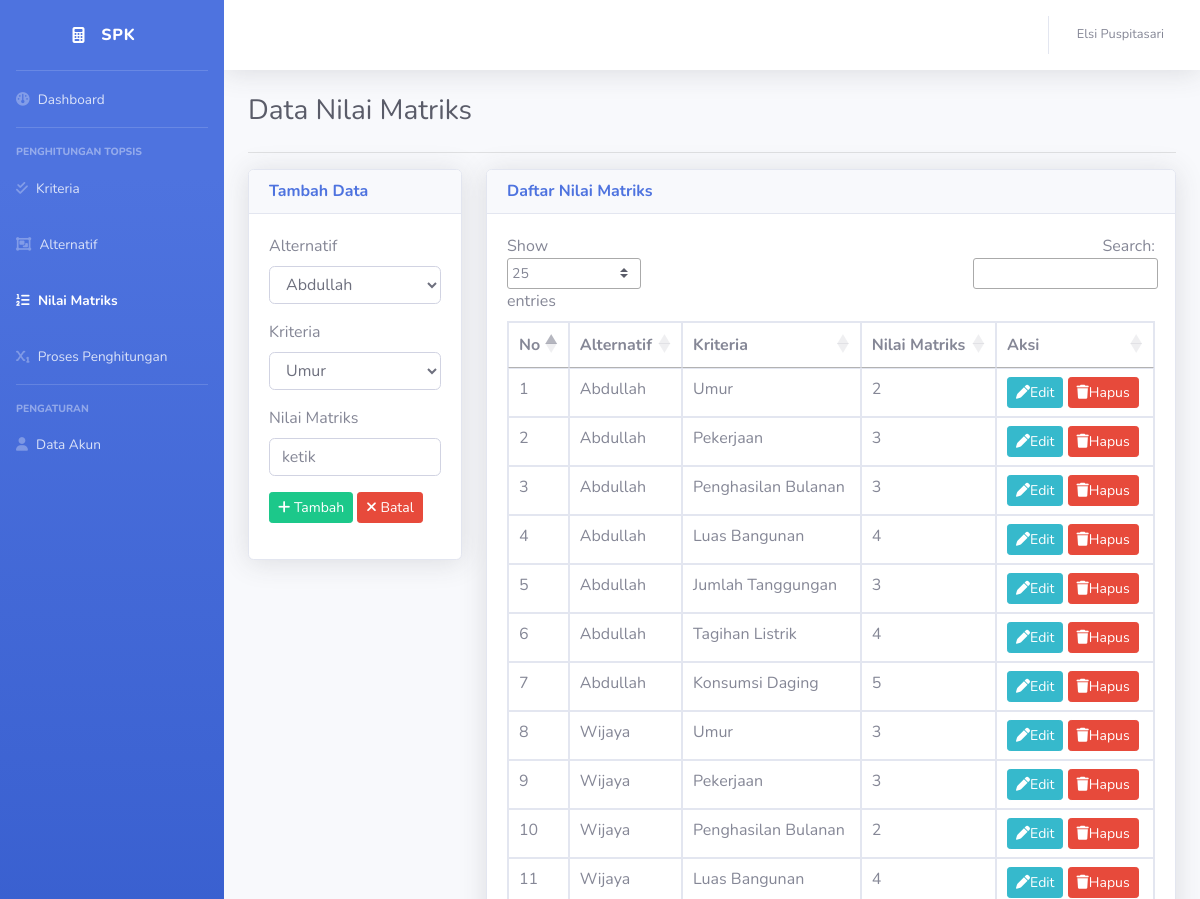
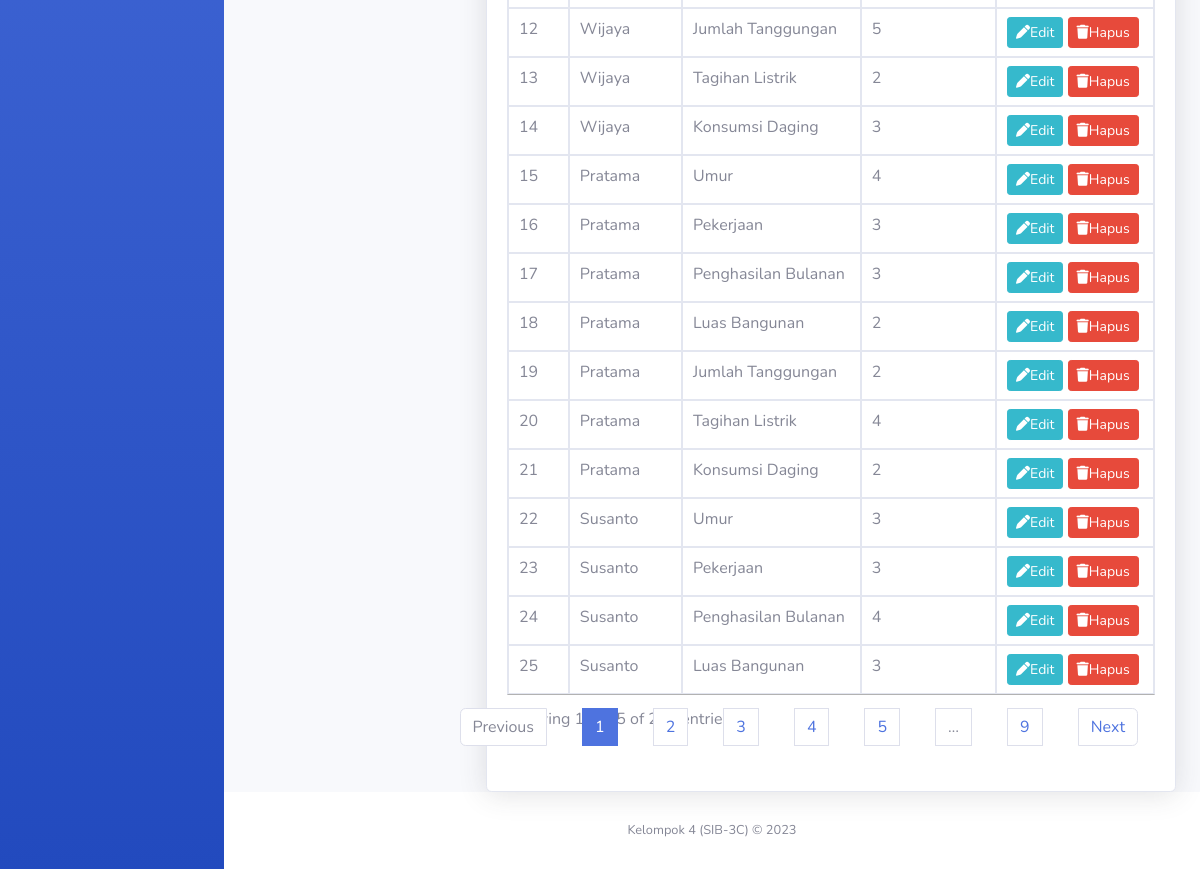
Screenshot of /matriks.php (signed in) with the database file from the repository (2 pictures, top to bottom).
### tables this page shows
CREATE TABLE `sampel` (
  `id_sampel` int NOT NULL,
  `id_alternatif` int NOT NULL,
  `id_kriteria` int NOT NULL,
  `nilai` int NOT NULL
);

CREATE TABLE `alternatif` (
  `id_alternatif` int NOT NULL,
  `nama_alternatif` varchar(50) NOT NULL
);

CREATE TABLE `kriteria` (
  `id_kriteria` int NOT NULL,
  `nama_kriteria` varchar(50) NOT NULL,
  `bobot` int NOT NULL,
  `jenis_kriteria` varchar(20) NOT NULL
);

### matriks.php (the view, shortened to what this page needs)
<!DOCTYPE html>
<html lang="en">
<head>
    <link href="vendor/fontawesome-free-6.5.1-web/css/all.min.css" rel="stylesheet" type="text/css">
    <link href="css/sb-admin-2.min.css" rel="stylesheet">
    <link rel="stylesheet" type="text/css" href="https://cdn.datatables.net/1.10.25/css/jquery.dataTables.min.css">
</head>
<body id="page-top">
    <div id="wrapper">
        <ul class="navbar-nav bg-gradient-primary sidebar sidebar-dark accordion" id="accordionSidebar">
        <a class="sidebar-brand d-flex align-items-center justify-content-center" href="index.php">
            <i class="fa-solid fa-calculator"></i>
            <div class="sidebar-brand-text mx-3">SPK</div>
        </a>
        <hr class="sidebar-divider my-0">
        <li class="nav-item">
            <a class="nav-link" href="index.php">
                <i class="fa-solid fa-gauge"></i>
                <span>Dashboard</span></a>
        </li>
        <hr class="sidebar-divider">
        <div class="sidebar-heading">
            Penghitungan TOPSIS
        </div>
        <li class="nav-item">
            <a class="nav-link collapsed" href="kriteria.php" aria-expanded="true" aria-controls="collapseTwo">
                <i class="fa-solid fa-check-double"></i>
                <span>Kriteria</span>
            </a>
        </li>
        <li class="nav-item">
            <a class="nav-link collapsed" href="alternatif.php" aria-expanded="true" aria-controls="collapseTwo">
                <i class="fa-solid fa-object-group"></i>
                <span>Alternatif</span>
            </a>
        </li>
        <li class="nav-item active">
            <a class="nav-link collapsed" href="matriks.php" aria-expanded="true" aria-controls="collapseTwo">
                <i class="fa-solid fa-list-ol"></i>
                <span>Nilai Matriks</span>
            </a>
        </li>
        <li class="nav-item">
            <a class="nav-link collapsed" href="langkah.php" aria-expanded="true" aria-controls="collapseTwo">
                <i class="fa-solid fa-subscript"></i>
                <span>Proses Penghitungan</span>
            </a>
        </li>
        <hr class="sidebar-divider">
        <div class="sidebar-heading">
            Pengaturan
        </div>
        <li class="nav-item">
            <a class="nav-link" href="akun.php">
            <i class="fa-solid fa-user"></i>
                <span>Data Akun</span></a>
        </li>
        </ul>
        <div id="content-wrapper" class="d-flex flex-column">
            <div id="content">
            <?php include 'topbar.php';
                include 'koneksi.php';
            ?>
                <div class="container-fluid">
                    <div class="d-sm-flex align-items-center justify-content-between mb-4">
                        <h1 class="h3 mb-0 text-gray-800">Data Nilai Matriks</h1>
                    </div>
                    <hr>
                    <div class="row">
                        <div class="col-sm-3">
                            <div class="card shadow">
                                <div class="card-header">
                                    <h6 class="m-0 font-weight-bold text-primary">Tambah Data</h6>
                                </div>
                                <div class="card-body">
                                    <form method="POST" action="#" enctype="multipart/form-data">
                                        <div class="form-group">
                                            <label for="id_alternatif">Alternatif</label>
                                            <select name="id_alternatif" id="id_alternatif" class="form-control">
                                                <?php
                                                    $sql = $mysqli->query("SELECT * FROM alternatif order by id_alternatif");
                                                    while ($dataalter = $sql->fetch_array())
                                                    {
                                                        echo "<option value=\"$dataalter[id_alternatif]\">$dataalter[nama_alternatif]</option>\n";
                                                    }
                                                ?>
                                            </select>
                                        </div>
                                        <div class="form-group">
                                            <label for="id_kriteria">Kriteria</label>
                                            <select name="id_kriteria" id="id_kriteria" class="form-control">
                                                <?php
                                                    $sql = $mysqli->query("SELECT * FROM kriteria order by id_kriteria");
                                                    while ($datakrit = $sql->fetch_array())
                                                    {
                                                        echo "<option value=\"$datakrit[id_kriteria]\">$datakrit[nama_kriteria]</option>\n";
                                                    }
                                                ?>
                                            </select>
                                        </div>
                                        <div class="form-group">
                                            <label for="nilai">Nilai Matriks</label>
                                            <input type="number" name="nilai" id="nilai" required="required" placeholder="ketik" autocomplete="off" class="form-control">
                                        </div>
                                        <div class="form-group">
                                            <button type="submit" class="btn btn-sm btn-success" name="submit"><i class="fa fa-plus"></i> Tambah</button>
                                            <button type="reset" class="btn btn-sm btn-danger"><i class="fa fa-times"></i> Batal</button>
                                        </div>
                                    </form>
                                </div>
                            </div>
                        </div>
                        <div class="col-sm-9">
                            <div class="card shadow">
                                <div class="card-header">
                                    <h6 class="m-0 font-weight-bold text-primary">Daftar Nilai Matriks</h6>
                                </div>
                                <div class="card-body">
                                        <?php
                                            include 'koneksi.php';
                                            $query = "SELECT sampel.id_sampel, sampel.nilai, alternatif.nama_alternatif, kriteria.nama_kriteria
                                                    FROM sampel
                                                    JOIN alternatif ON sampel.id_alternatif = alternatif.id_alternatif
                                                    JOIN kriteria ON sampel.id_kriteria = kriteria.id_kriteria
                                                    ORDER BY id_sampel ASC";
                                            $result = $mysqli->query($query);
                                            $num_results = $result->num_rows;
                                            if($num_results > 0){
                                                echo "<table class='table table-bordered' id='dataTable' cellspacing='0'>";
                                                    echo "<thead>";
                                                        echo "<tr>";
                                                            echo "<th>No</th>";
                                                            echo "<th>Alternatif</th>";
                                                            echo "<th>Kriteria</th>";
                                                            echo "<th>Nilai Matriks</th>";
                                                            echo "<th>Aksi</th>";
                                                        echo "</tr>";
                                                    echo "</thead>";
                                                    echo "<tbody>";
                                                    $no = 1;
                                                    while($row = $result->fetch_assoc()){
                                                        extract($row);
                                        ?>
                                                        <tr>
                                                            <td><?php echo $no++; ?></td>
                                                            <td><?php echo $row['nama_alternatif']; ?></td>
                                                            <td><?php echo $row['nama_kriteria']; ?></td>
                                                            <td><?php echo $row['nilai']; ?></td>
                                                            <td>
                                                            <a href='edit_matriks.php?id_sampel=<?php echo $row['id_sampel']; ?>' class='btn btn-sm btn-info'><i class='fa fa-pen'></i>Edit</a>
                                                            <a href='hapus_matriks.php?id_sampel=<?php echo $row['id_sampel']; ?>' class='btn btn-sm btn-danger' onclick="return confirm('apakah anda yakin?')"><i class='fa fa-trash'></i>Hapus</a>
                                                            </td>
                                                        </tr>
                                                <?php
                                                    }
                                                ?>
                                                    </tbody>
                                                </table>
                                        <?php
                                            }else{
                                            }
                                        ?>
                                </div>
                            </div>
                        </div>
                    </div>
                </div>
            <?php include 'footer.php'; ?>
        </div>
        </div>
    </body>
</html>

### rows the page displays
sampel: id_alternatif.nama_alternatif "Abdullah", id_kriteria.nama_kriteria "Umur", nilai "2"
sampel: id_alternatif.nama_alternatif "Abdullah", id_kriteria.nama_kriteria "Pekerjaan", nilai "3"
sampel: id_alternatif.nama_alternatif "Abdullah", id_kriteria.nama_kriteria "Penghasilan Bulanan", nilai "3"
sampel: id_alternatif.nama_alternatif "Abdullah", id_kriteria.nama_kriteria "Luas Bangunan", nilai "4"
sampel: id_alternatif.nama_alternatif "Abdullah", id_kriteria.nama_kriteria "Jumlah Tanggungan", nilai "3"
sampel: id_alternatif.nama_alternatif "Abdullah", id_kriteria.nama_kriteria "Tagihan Listrik", nilai "4"
sampel: id_alternatif.nama_alternatif "Abdullah", id_kriteria.nama_kriteria "Konsumsi Daging", nilai "5"
sampel: id_alternatif.nama_alternatif "Wijaya", id_kriteria.nama_kriteria "Umur", nilai "3"
sampel: id_alternatif.nama_alternatif "Wijaya", id_kriteria.nama_kriteria "Pekerjaan", nilai "3"
sampel: id_alternatif.nama_alternatif "Wijaya", id_kriteria.nama_kriteria "Penghasilan Bulanan", nilai "2"
sampel: id_alternatif.nama_alternatif "Wijaya", id_kriteria.nama_kriteria "Luas Bangunan", nilai "4"
sampel: id_alternatif.nama_alternatif "Wijaya", id_kriteria.nama_kriteria "Jumlah Tanggungan", nilai "5"
sampel: id_alternatif.nama_alternatif "Wijaya", id_kriteria.nama_kriteria "Tagihan Listrik", nilai "2"
sampel: id_alternatif.nama_alternatif "Wijaya", id_kriteria.nama_kriteria "Konsumsi Daging", nilai "3"
sampel: id_alternatif.nama_alternatif "Pratama", id_kriteria.nama_kriteria "Umur", nilai "4"
sampel: id_alternatif.nama_alternatif "Pratama", id_kriteria.nama_kriteria "Pekerjaan", nilai "3"
sampel: id_alternatif.nama_alternatif "Pratama", id_kriteria.nama_kriteria "Penghasilan Bulanan", nilai "3"
sampel: id_alternatif.nama_alternatif "Pratama", id_kriteria.nama_kriteria "Luas Bangunan", nilai "2"
sampel: id_alternatif.nama_alternatif "Pratama", id_kriteria.nama_kriteria "Jumlah Tanggungan", nilai "2"
sampel: id_alternatif.nama_alternatif "Pratama", id_kriteria.nama_kriteria "Tagihan Listrik", nilai "4"
sampel: id_alternatif.nama_alternatif "Pratama", id_kriteria.nama_kriteria "Konsumsi Daging", nilai "2"
sampel: id_alternatif.nama_alternatif "Susanto", id_kriteria.nama_kriteria "Umur", nilai "3"
sampel: id_alternatif.nama_alternatif "Susanto", id_kriteria.nama_kriteria "Pekerjaan", nilai "3"
sampel: id_alternatif.nama_alternatif "Susanto", id_kriteria.nama_kriteria "Penghasilan Bulanan", nilai "4"
sampel: id_alternatif.nama_alternatif "Susanto", id_kriteria.nama_kriteria "Luas Bangunan", nilai "3"

### other values shown
$_SESSION['name'] "Elsi Puspitasari"
form field id_alternatif "Abdullah"
form field id_kriteria "Umur"
